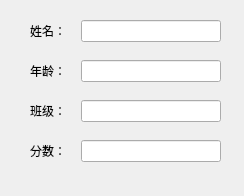
<?xml version="1.0" encoding="UTF-8"?>
<ui version="4.0">
 <class>Form</class>
 <widget class="QWidget" name="Form">
  <property name="geometry">
   <rect>
    <x>0</x>
    <y>0</y>
    <width>244</width>
    <height>196</height>
   </rect>
  </property>
  <property name="windowTitle">
   <string>Form</string>
  </property>
  <widget class="QWidget" name="formLayoutWidget">
   <property name="geometry">
    <rect>
     <x>20</x>
     <y>10</y>
     <width>211</width>
     <height>171</height>
    </rect>
   </property>
   <layout class="QFormLayout" name="formLayout">
    <property name="horizontalSpacing">
     <number>15</number>
    </property>
    <property name="verticalSpacing">
     <number>18</number>
    </property>
    <property name="leftMargin">
     <number>10</number>
    </property>
    <property name="topMargin">
     <number>10</number>
    </property>
    <property name="rightMargin">
     <number>10</number>
    </property>
    <property name="bottomMargin">
     <number>10</number>
    </property>
    <item row="0" column="0">
     <widget class="QLabel" name="label">
      <property name="text">
       <string>姓名：</string>
      </property>
     </widget>
    </item>
    <item row="0" column="1">
     <widget class="QLineEdit" name="lineEdit"/>
    </item>
    <item row="1" column="0">
     <widget class="QLabel" name="label_2">
      <property name="text">
       <string>年龄：</string>
      </property>
     </widget>
    </item>
    <item row="1" column="1">
     <widget class="QLineEdit" name="lineEdit_2"/>
    </item>
    <item row="2" column="0">
     <widget class="QLabel" name="label_4">
      <property name="text">
       <string>班级：</string>
      </property>
     </widget>
    </item>
    <item row="2" column="1">
     <widget class="QLineEdit" name="lineEdit_3"/>
    </item>
    <item row="3" column="0">
     <widget class="QLabel" name="label_3">
      <property name="text">
       <string>分数：</string>
      </property>
     </widget>
    </item>
    <item row="3" column="1">
     <widget class="QLineEdit" name="lineEdit_4"/>
    </item>
   </layout>
  </widget>
 </widget>
 <resources/>
 <connections/>
</ui>
